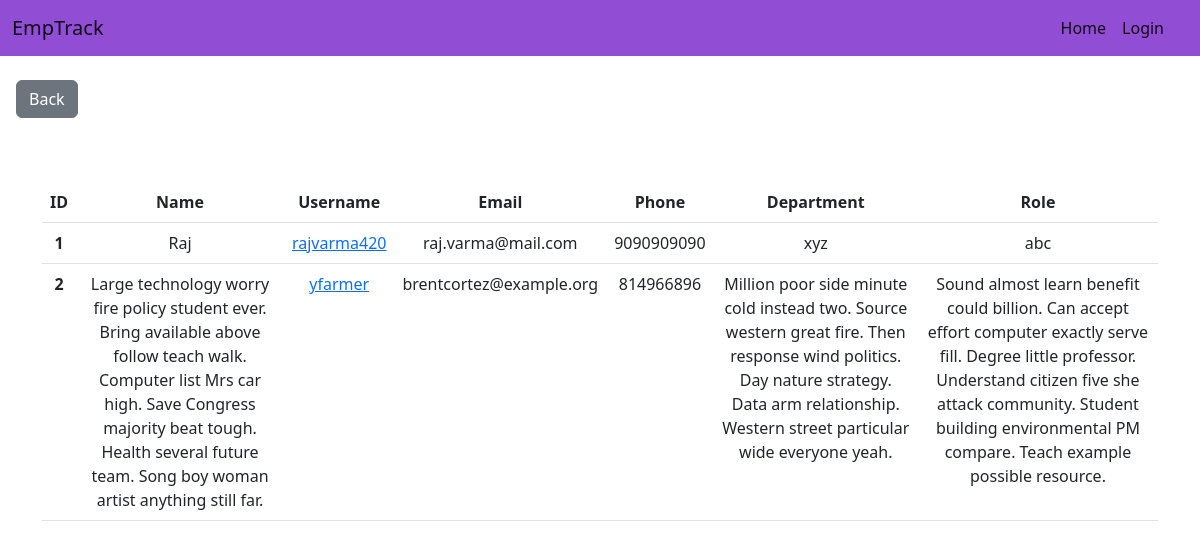
The page /empLists/ on the database its author committed.
### empDetail/models.py (models this page shows, shortened)
class Employee(models.Model):
    name = models.CharField(max_length=264, error_messages = {"required": "Enter Your name"})
    username = models.CharField(max_length=264, unique=True)
    email = models.EmailField(max_length=264, unique=True, blank=True)
    phone = models.IntegerField( blank=True)
    department = models.CharField(max_length=264)
    role = models.CharField(max_length=264)

### empDetail/views.py (the view)
# urls.py: path('empLists/', views.empLists, name='empLists'),
def empLists(request):
    emp =Employee.objects.all()
    return render(request, 'empDetail/empLists.html',{ 'emp' : emp})

### empDetail/templates/empDetail/empLists.html (shortened to what this page needs)
{% extends 'empDetail/base.html' %}
{% load static %}
{% block mainblock1 %}
<a href="{% url 'index' %}" class="btn btn-secondary mx-3 my-3">Back</a>
<div class="container my-5 text-center">
    {% if emp %}
    <div class="row">
        <div class="col-md-12">
           <table class="table table-hover text-center">
                <thead>
                  <tr>
                    <th >ID</th>
                    <th>Name</th>
                    <th>Username</th>
                    <th>Email</th>
                    <th>Phone</th>
                    <th>Department</th>
                    <th>Role</th>
                  </tr>
                </thead>
                <tbody>
                    {% for x in emp %}
                    <tr>
                        <th>{{forloop.counter}}</th>
                        <td>{{x.name}}</td>
                        <td><a href="{% url 'detail' x.id %}">{{x.username}}</a></td>
                        <td>{{x.email}}</td>
                        <td>{{x.phone}}</td>
                        <td>{{x.department}}</td>
                        <td>{{x.role}}</td>
                      </tr>
                    {% endfor %}
                </tbody>
              </table>
        </div>
    </div>
    {% else %}
    <div class="alert alert-dark" role="alert">
        Data Not Found !!!
      </div>
    {% endif %}
</div>
{% endblock mainblock1 %}

### rows shown on the page
Employee: name "Raj", username "rajvarma420", email "raj.varma@mail.com", phone "9090909090", department "xyz", role "abc"
Employee: name "Large technology worry fire policy student ever. Bring available above follow teach walk. Computer list Mrs car high. Save Congress majority beat tough. Health several future team. Song boy woman artist anything still far.", username "yfarmer", email "brentcortez@example.org", phone "814966896", department "Million poor side minute cold instead two. Source western great fire. Then response wind politics. Day nature strategy. Data arm relationship. Western street particular wide everyone yeah.", role "Sound almost learn benefit could billion. Can accept effort computer exactly serve fill. Degree little professor. Understand citizen five she attack community. Student building environmental PM compare. Teach example possible resource."
